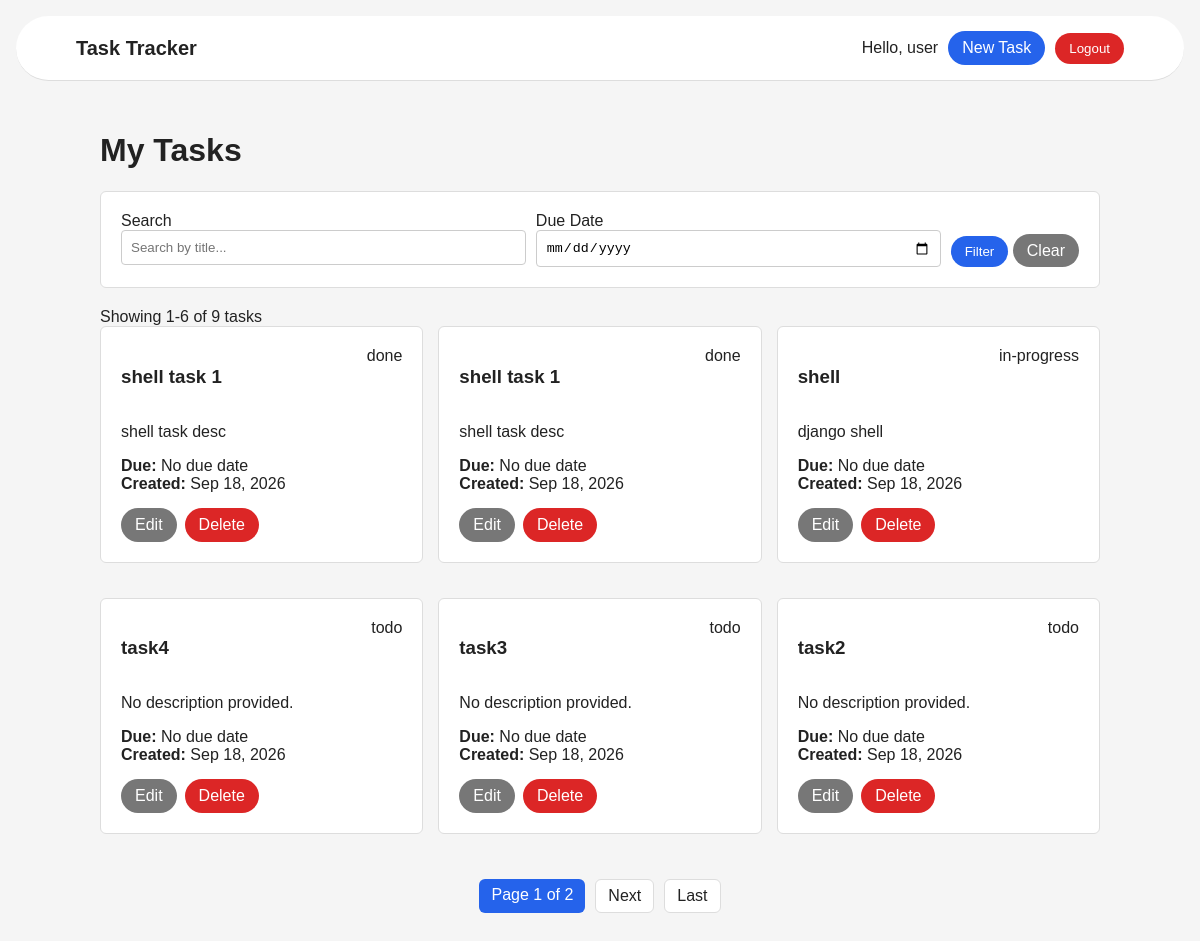
The app's page / (signed in) with its own data.
### tasks/models.py (models this page shows, shortened)
class Task(models.Model):
    class Status(models.TextChoices):
        TODO = "todo", "Todo"
        IN_PROGRESS = "in-progress", "In-Progress"
        DONE = "done", "Done"
    title = models.CharField(max_length=200)
    description = models.TextField(blank=True)
    status = models.CharField(
        max_length=20, choices=Status.choices, default=Status.TODO
    )
    due_date = models.DateField(blank=True, null=True)
    created_at = models.DateTimeField(auto_now_add=True)
    updated_at = models.DateTimeField(auto_now=True)
    owner = models.ForeignKey(User, on_delete=models.CASCADE, related_name="tasks")
    class Meta:
        ordering = ["-created_at"]

### tasks/views.py (the view)
# urls.py: path("", TaskListView.as_view(), name="task-list"),
class TaskListView(LoginRequiredMixin, ListView):
    model = Task
    template_name = "task/task_list.html"
    paginate_by = 6
    context_object_name = "tasks"
    def get_queryset(self):
        queryset = (
            Task.objects.filter(owner=self.request.user)
            .select_related("owner")
            .order_by("-created_at")
        )
        search = self.request.GET.get("search")
        due_date = self.request.GET.get("due_date")
        if search:
            queryset = queryset.filter(title__icontains=search)
        if due_date:
            queryset = queryset.filter(due_date=due_date)
        return queryset

### tasks/templates/task/task_list.html (shortened to what this page needs)
{% extends "base.html" %}
{% block content %}
<div class="container">
    <div class="page-header">
        <div>
            <h1>My Tasks</h1>
        </div>
    </div>
    <div class="filter-card">
        <form method="get" class="filter-form">
            <div class="filter-field">
                <label for="search">
                    Search
                </label>
                <input
                    type="text"
                    id="search"
                    name="q"
                    value="{{ request.GET.q }}"
                    placeholder="Search by title..."
                    class="form-control"
                >
            </div>
            <div class="filter-field">
                <label for="due_date">
                    Due Date
                </label>
                <input
                    type="date"
                    id="due_date"
                    name="due_date"
                    value="{{ request.GET.due_date }}"
                    class="form-control"
                >
            </div>
            <div class="filter-buttons">
                <button
                    type="submit"
                    class="btn btn-primary"
                >
                    Filter
                </button>
                <a
                    href="{% url 'task-list' %}"
                    class="btn btn-secondary"
                >
                    Clear
                </a>
            </div>
        </form>
    </div>
    {% if tasks %}
        <div class="task-count">
            Showing
            {{ page_obj.start_index }}-{{ page_obj.end_index }}
            of
            {{ page_obj.paginator.count }}
            tasks
        </div>
        <div class="task-grid">
            {% for task in tasks %}
                <div class="task-card">
                    <div class="task-header">
                        <h3>
                            {{ task.title }}
                        </h3>
                        <span
                            class="status
                            {% if task.status == 'Done' %}
                                status-done
                            {% elif task.status == 'In-Progress' %}
                                status-progress
                            {% else %}
                                status-todo
                            {% endif %}"
                        >
                            {{ task.status }}
                        </span>
                    </div>
                    {% if task.description %}
                        <p class="task-description">
                            {{ task.description }}
                        </p>
                    {% else %}
                        <p class="task-description muted">
                            No description provided.
                        </p>
                    {% endif %}
                    <div class="task-meta">
                        {% if task.due_date %}
                            <div>
                                <strong>Due:</strong>
                                {{ task.due_date }}
                            </div>
                        {% else %}
                            <div>
                                <strong>Due:</strong>
                                No due date
                            </div>
                        {% endif %}
                        <div>
                            <strong>Created:</strong>
                            {{ task.created_at|date:"M d, Y" }}
                        </div>
                    </div>
                    <div class="task-actions">
                        <a
                            href="{% url 'task-edit' task.pk %}"
                            class="btn btn-secondary"
                        >
                            Edit
                        </a>
                        <a
                            href="{% url 'task-delete' task.pk %}"
                            class="btn btn-danger"
                        >
                            Delete
                        </a>
                    </div>
                </div>
            {% endfor %}
        </div>
        {% if is_paginated %}
            <div class="pagination">
                <span class="page-current">
                    Page {{ page_obj.number }}
                    of
                    {{ page_obj.paginator.num_pages }}
                </span>
                {% if page_obj.has_next %}
                    <a
                        href="?page={{ page_obj.next_page_number }}{% if request.GET.q %}&q={{ request.GET.q }}{% endif %}{% if request.GET.due_date %}&due_date={{ request.GET.due_date }}{% endif %}"
                        class="page-link"
                    >
                        Next
                    </a>
                    <a
                        href="?page={{ page_obj.paginator.num_pages }}{% if request.GET.q %}&q={{ request.GET.q }}{% endif %}{% if request.GET.due_date %}&due_date={{ request.GET.due_date }}{% endif %}"
                        class="page-link"
                    >
                        Last
                    </a>
                {% endif %}
            </div>
        {% endif %}
    {% endif %}
</div>
{% endblock %}

### tasks/templates/base.html (shortened to what this page needs)
{% load static %}
<!DOCTYPE html>
<html lang="en">
<head>
    <link rel="stylesheet" href="{% static 'css/style.css' %}">
</head>
<body>
    <nav class="navbar">
        <div class="nav-container">
            <a href="{% url 'task-list' %}" class="logo">
                Task Tracker
            </a>
            {% if user.is_authenticated %}
                <div class="nav-actions">
                    <span class="welcome">
                        Hello, {{ user.username }}
                    </span>
                    <a href="{% url 'task-create' %}" class="btn btn-primary">
                        New Task
                    </a>
                    <form method="post" action="{% url 'logout' %}">
                        <button type="submit" class="btn btn-danger">
                            Logout
                        </button>
                    </form>
                </div>
            {% endif %}
        </div>
    </nav>
    <main class="main-content">
        {% block content %}
        {% endblock %}
    </main>
</body>
</html>

### tasks/static/css/style.css (style rules this page uses)
* { box-sizing: border-box; }
body { margin: 0; font-family: Arial, sans-serif; background: #f5f5f5; color: #222; }
.navbar { margin-top: 2vh; background: white; padding: 15px 5%; border-bottom: 1px solid #ddd; border-radius: 6vh; margin-left: 2vh; margin-right: 2vh; }
.nav-container { display: flex; justify-content: space-between; align-items: center; }
.logo { color: #222; font-size: 20px; font-weight: bold; text-decoration: none; }
.nav-actions { display: flex; align-items: center; gap: 10px; }
.main-content { padding: 30px 5%; }
.container { max-width: 1000px; margin: auto; }
.btn { padding: 8px 14px; border: none; border-radius: 6vh; text-decoration: none; cursor: pointer; }
.btn-primary { background: #2563eb; color: white; }
.btn-secondary { background: #777; color: white; }
.btn-danger { background: #dc2626; color: white; }
.filter-card, .form-card, .task-card { background: white; padding: 20px; border: 1px solid #ddd; border-radius: 6px; margin-bottom: 20px; }
.filter-buttons { margin-top: 3vh; }
.filter-form { display: flex; gap: 10px; }
.form-control, input, textarea, select { width: 100%; padding: 9px; border: 1px solid #ccc; border-radius: 4px; }
.filter-field { flex: 1; }
.task-grid { display: grid; grid-template-columns: repeat(auto-fit, minmax(280px, 1fr)); gap: 15px; }
.task-header { display: flex; justify-content: space-between; }
.task-actions { display: flex; gap: 8px; margin-top: 15px; }
.pagination { display: flex; justify-content: center; gap: 10px; margin-top: 25px; }
.page-link { padding: 7px 12px; background: white; border: 1px solid #ddd; text-decoration: none; color: #222; border-radius: 6px; }
.page-current { padding: 7px 12px; background: #2563eb; color: white; border-radius: 6px; }

### records on screen
Task: title "shell task 1", status "done", description "shell task desc", shows "Due:", created_at "Sep 18, 2026"
Task: title "shell task 1", status "done", description "shell task desc", shows "Due:", created_at "Sep 18, 2026"
Task: title "shell", status "in-progress", description "django shell", shows "Due:", created_at "Sep 18, 2026"
Task: title "task4", status "todo", description "No description provided.", shows "Due:", created_at "Sep 18, 2026"
Task: title "task3", status "todo", description "No description provided.", shows "Due:", created_at "Sep 18, 2026"
Task: title "task2", status "todo", description "No description provided.", shows "Due:", created_at "Sep 18, 2026"

### other values on screen
{{ user.username }} "user"
{{ page_obj.start_index }} "1"
{{ page_obj.end_index }} "6"
{{ page_obj.paginator.count }} "9"
{{ page_obj.number }} "1"
{{ page_obj.paginator.num_pages }} "2"
